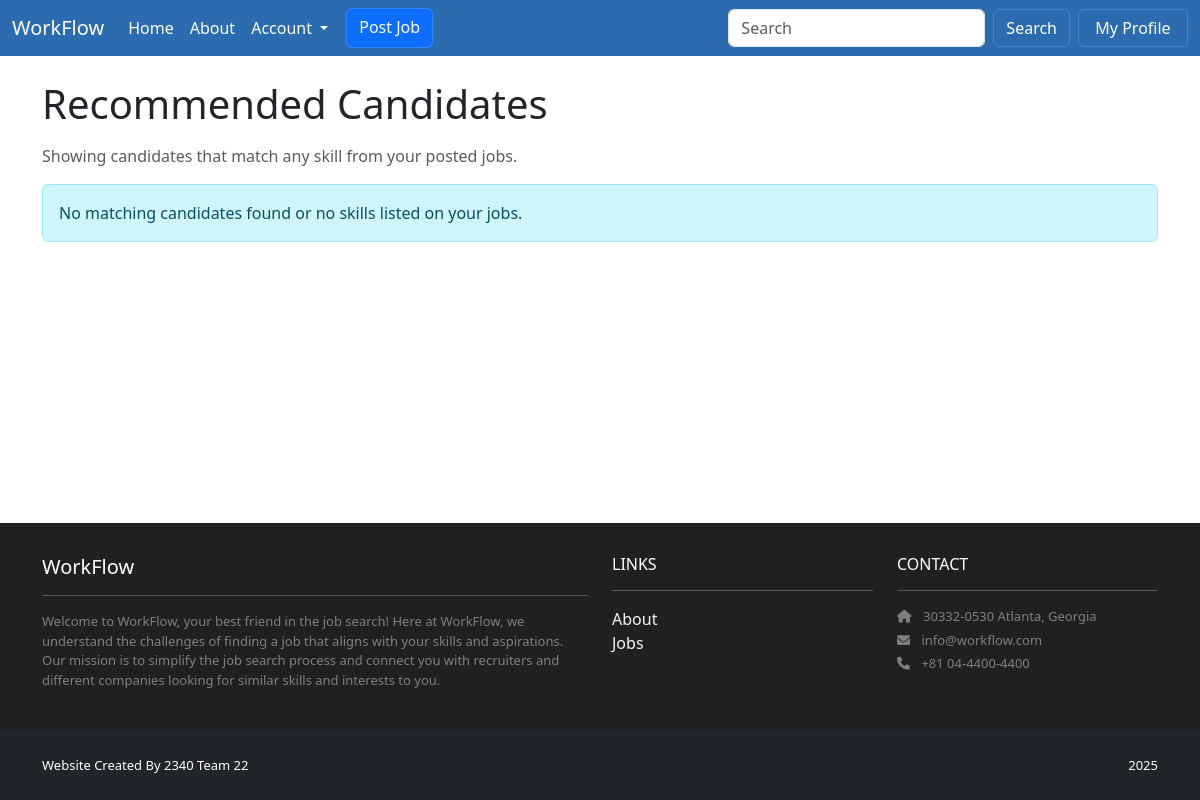
Page /recommended/recruiter/overview/ (signed in) on the earlier database version.
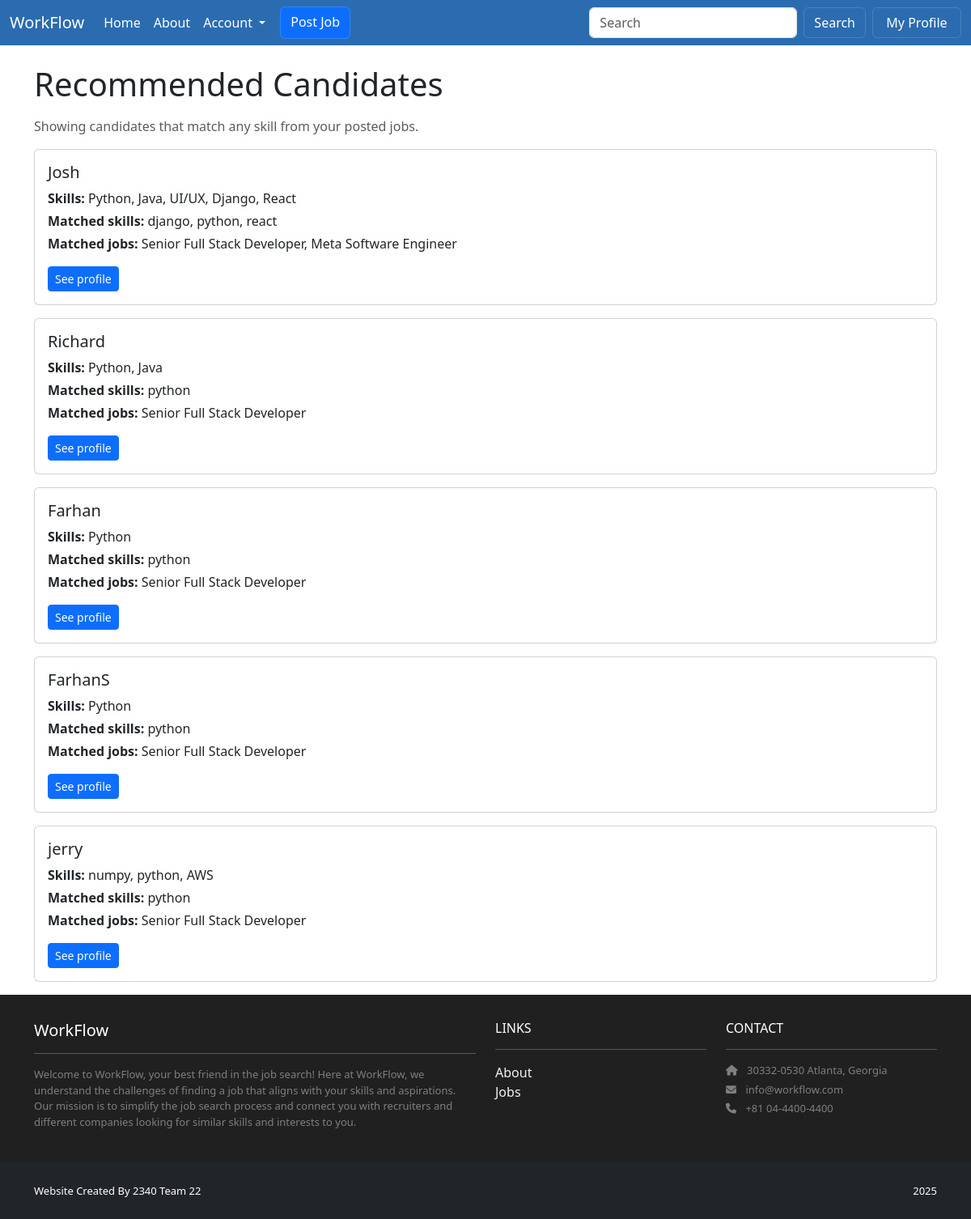
Same page on the later database version.
### profiles/models.py (models this page shows, shortened)
class Profile(models.Model):
    user = models.OneToOneField(User, on_delete=models.CASCADE, related_name='profile')
    headline = models.CharField(max_length=255, blank=True)
    skills = models.TextField(blank=True, help_text='Comma-separated skills')
    is_public = models.BooleanField(default=True)
    show_skills = models.BooleanField(default=True)
    show_education = models.BooleanField(default=True)
    show_experience = models.BooleanField(default=True)
    show_links = models.BooleanField(default=True)

### accounts/models.py (models this page shows)
class CustomUser(AbstractUser):
    class Roles(models.TextChoices):
        SEEKER = 'SEEKER', 'Seeker'
        RECRUITER = 'RECRUITER', 'Recruiter'
    role = models.CharField(max_length=10, choices=Roles.choices)
    @property
    def is_seeker(self):
        return self.role == self.Roles.SEEKER
    @property
    def is_recruiter(self):
        return self.role == self.Roles.RECRUITER

### recommended/views.py (the view)
# urls.py: path('recruiter/overview/', views.recruiter_overview, name='recommended.overview'),
@login_required
def recruiter_overview(request):
    from profiles.models import Profile
    if not getattr(request.user, 'is_recruiter', False):
        return HttpResponseForbidden()
    jobs = Job.objects.filter(recruiter=request.user)
    filter_params = {
        'skills': request.GET.get('skills', '').strip(),
        'location': request.GET.get('location', '').strip(),
        'projects': request.GET.get('projects', '').strip(),
    }
    if not jobs.exists():
        return render(request, 'recommended/recruiter_overview.html', {'jobs': [], 'candidates': [], 'filters': filter_params})
    job_skill_terms = set()
    job_skill_map = []  # list of tuples (job, set(skills)) to speed per-job matching
    for j in jobs:
        terms = {s.strip().lower() for s in (j.skills or '').split(',') if s.strip()}
        if terms:
            job_skill_terms.update(terms)
        job_skill_map.append((j, terms))
    if not job_skill_terms:
        return render(request, 'recommended/recruiter_overview.html', {'jobs': jobs, 'candidates': [], 'filters': filter_params})
    candidates_qs = Profile.objects.exclude(skills__isnull=True).exclude(skills__exact='')
    orchestrator = FilterOrchestrator()
    candidates_qs = orchestrator.apply_filters(candidates_qs, filter_params)
    matched = []
    for prof in candidates_qs:
        prof_terms = {s.strip().lower() for s in (prof.skills or '').split(',') if s.strip()}
        intersect = job_skill_terms & prof_terms
        if intersect:
            matched_jobs = [j.title for (j, jterms) in job_skill_map if jterms & prof_terms]
            matched.append({'profile': prof, 'matches': sorted(intersect), 'matched_jobs': matched_jobs})
    return render(request, 'recommended/recruiter_overview.html', {'jobs': jobs, 'candidates': matched, 'filters': filter_params})

### recommended/filters.py (called while the page is built)
    def apply_filters(self, qs, filter_params):
        for name, value in filter_params.items():
            if value:
                filter_class = self.filter_registry.get(name)
                if filter_class:
                    qs = filter_class().apply_filter(qs, value)
        return qs

### recommended/templates/recommended/recruiter_overview.html
{% extends "base.html" %}
{% block content %}
<div class="container mt-4">
  <h1 class="mb-3">Recommended Candidates</h1>
  <p class="text-muted">Showing candidates that match any skill from your posted jobs.</p>
  {% if not candidates %}
    <div class="alert alert-info">No matching candidates found or no skills listed on your jobs.</div>
  {% else %}
    <div class="row">
      {% for item in candidates %}
        <div class="col-12 mb-3">
          <div class="card">
            <div class="card-body">
              <h5 class="card-title">
                {% if item.profile.user.get_full_name %}
                  {{ item.profile.user.get_full_name }}
                {% else %}
                  {{ item.profile.user.username }}
                {% endif %}
              </h5>
              {% if item.profile.skills %}
                <p class="mb-1"><strong>Skills:</strong> {{ item.profile.skills }}</p>
              {% endif %}
              <p class="mb-1"><strong>Matched skills:</strong> {{ item.matches|join:", " }}</p>
              <p class="mb-0"><strong>Matched jobs:</strong> {{ item.matched_jobs|join:", " }}</p>
              <div class="mt-3">
                <a href="{% url 'profiles:detail' item.profile.user.username %}" class="btn btn-sm btn-primary">See profile</a>
              </div>
            </div>
          </div>
        </div>
      {% endfor %}
    </div>
  {% endif %}
{% endblock content %}

Differences in the rows shown:
now on this page (row edited): Profile: profile.user.username "Josh", profile.skills "Python, Java, UI/UX, Django, React", matches "django, python, react", matched_jobs "Senior Full Stack Developer, Meta Software Engineer"
now on this page (row edited): Profile: profile.user.username "Richard", profile.skills "Python, Java", matches "python", matched_jobs "Senior Full Stack Developer"
now on this page (row unchanged): Profile: profile.user.username "Farhan", profile.skills "Python", matches "python", matched_jobs "Senior Full Stack Developer"
now on this page (row unchanged): Profile: profile.user.username "FarhanS", profile.skills "Python", matches "python", matched_jobs "Senior Full Stack Developer"
now on this page (row unchanged): Profile: profile.user.username "jerry", profile.skills "numpy, python, AWS", matches "python", matched_jobs "Senior Full Stack Developer"
Other differences:
text no longer shown: "No matching candidates found or no skills listed on your jobs."
